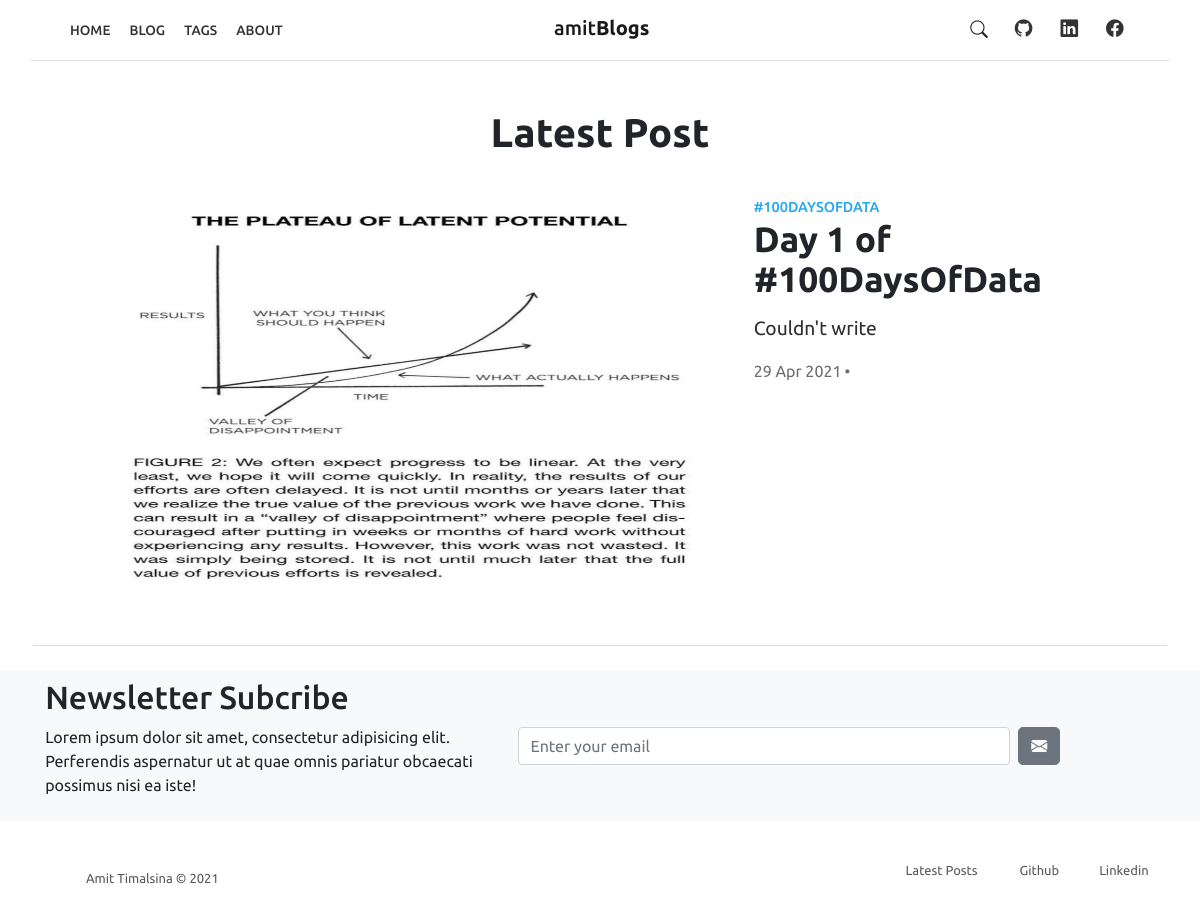
The page /blog/ on the database as committed earlier.
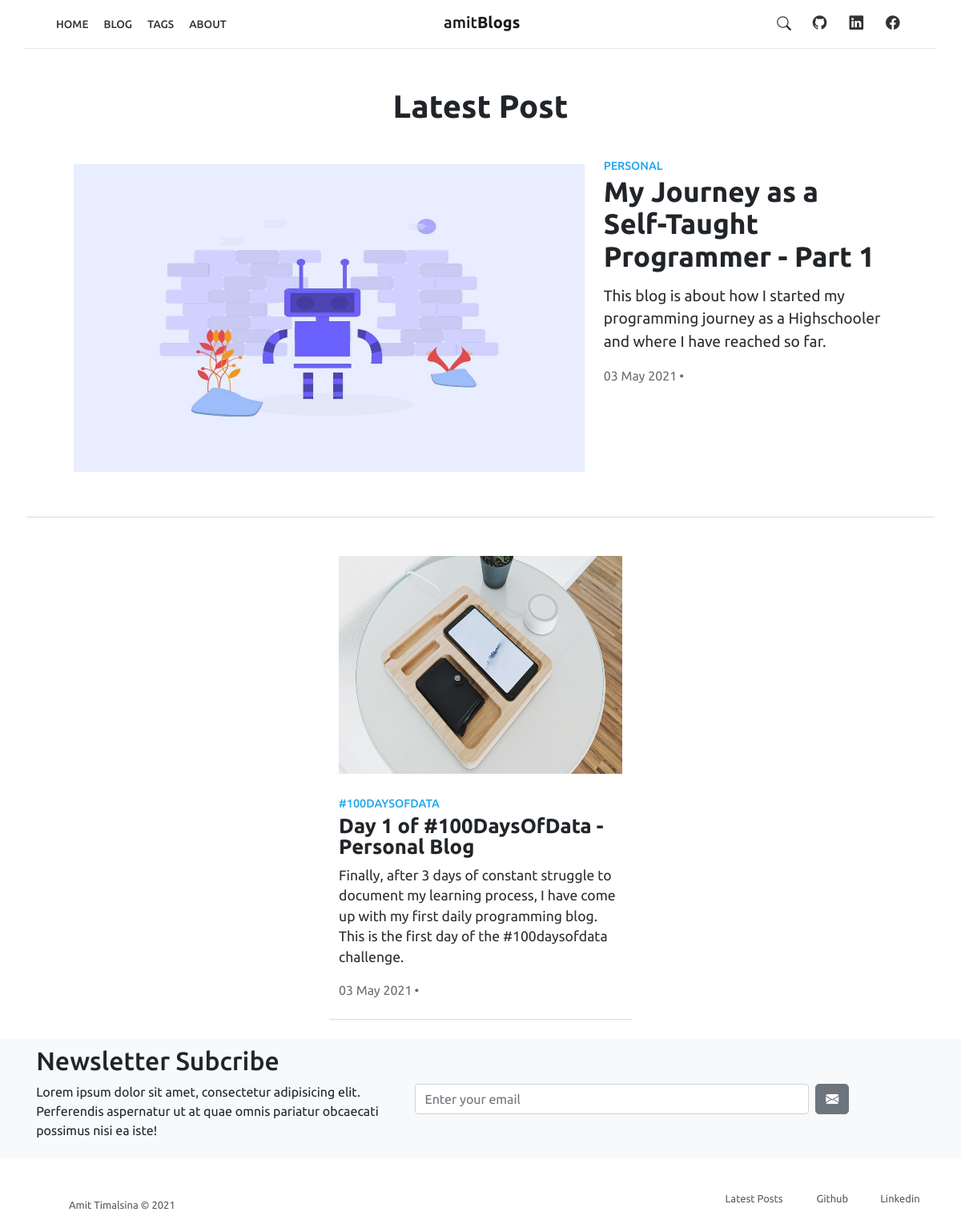
The same page on the database as committed later.
### blog/models.py (models this page shows, shortened)
class Post(models.Model):
    author = models.ForeignKey(User, on_delete=models.CASCADE, related_name='posts')
    headline = models.CharField(max_length=200)
    sub_headline = models.CharField(max_length=200, null=True, blank=True)
    thumbnail = models.ImageField(null=True, blank=True, upload_to='images', default='/images/placeholder.png')
    body = RichTextUploadingField(null=True, blank=True)
    created = models.DateTimeField(auto_now_add=True)
    active = models.BooleanField(default=False)
    featured = models.BooleanField(default=False)
    trending = models.BooleanField(default=False)
    latest = models.BooleanField(default=False)
    tags = models.ManyToManyField(Tag, null=True, blank=True)
    slug = models.SlugField(null=True, blank=True)
    class Meta:
        ordering = ['-created']

class Tag(models.Model):
    name = models.CharField(max_length=200)
    slug = models.SlugField(null=True, blank=True)
    class Meta:
        ordering = ['name']
    def __str__(self):
        return self.name

### blog/views.py (the view)
# urls.py: path('', views.posts, name='posts'),
def posts(request):
    posts = Post.objects.filter(active=True)
    trending_posts = Post.objects.filter(trending=True)
    myFilter = PostFilter(request.GET, queryset=posts)
    posts = myFilter.qs
    trending_posts = myFilter.qs
    page = request.GET.get('page')
    paginator = Paginator(posts, 5)
    try:
        posts = paginator.page(page)
    except PageNotAnInteger:
        posts = paginator.page(1)
    except EmptyPage:
        posts = paginator.page(paginator.num_pages)
    context = {'posts': posts, 'trending_posts': trending_posts, 'myFilter': myFilter}
    return render(request, 'blog/blog.html', context)

### blog/templatetags/readtime.py (called while the page is built)
def read(html):
    return readtime.of_html(html)

### blog/templates/blog/blog.html (shortened to what this page needs)
{% extends 'blog/main.html' %}
{% load static %}
{% load crispy_forms_tags %}
{% load readtime %}
{% block content %}
<div class="section pt-md-5">
    <div class="container">
        <div class="row justify-content-center">
            {% for post in posts reversed%}
            {% if post.latest %}
            <center>
            <h2 style="font-weight: 700; font-size: 40px; margin-bottom: 1em;">Latest Post</h2>
            </center>
            <div class="col-md-11 col-lg-12 pb-5" style="border-bottom: 1px solid rgba(0, 0, 0, 0.145);">
                <div class="row justify-content-center">
                    <div class="col-lg-7">
                        <div class="img-thumbnail py-2" style="object-position: center;">
                            <a href="{% url 'post' post.slug %}">
                                <img class="img-fluid" src="{{ post.thumbnail.url }}" style="height: 24em; width: 100%;">
                            </a>
                        </div>
                    </div>
                    <div class="col-lg-4 pb-3">
                        <div class="row">
                                {% for tag in post.tags.all|slice:":1" %}
                                <a class="tag" href="{% url 'tag' tag.slug %}">
                                {{tag}}
                                </a>
                                {% endfor %}
                        </div>
                        <div class="row">
                            <h2 class="post-card-title"><a href="{% url 'post' post.slug %}" style="text-decoration: none; color: inherit;">{{ post.headline }}</a></h1>
                        </div>
                        <div class="row">
                            <p class="post-card-text">
                                {{ post.sub_headline }}
                            </p>
                        </div>
                        <div class="row">
                            <span style="color: rgba(0, 0, 0, 0.576);">{{ post.created|date:"d M Y" }}<span style="padding: 3px;">•</span>{{ post.body|readtime }}</span>
                        </div>
                    </div>
                </div>
            </div>
            {% else %}
            <div class="col-md-6 col-lg-4 pt-5 pb-4" style="border-bottom: 1px solid rgba(0, 0, 0, 0.145);">
                <div class="post-entry d-block">
                    <div class="thumbnail pb-4">
                        <a href="{% url 'post' post.slug %}">
                            <img class="img-fluid" src="{{ post.thumbnail.url }}" alt="Image" style="height: 17em;">
                        </a>
                    </div>
                    <div class="content">
                        <div class="row">
                            <div class="col" style="padding-right: 0; margin-bottom: 0.2em;">
                                {% for tag in post.tags.all|slice:":1" %}
                                <a class="tag" href="{% url 'tag' tag.slug %}">
                                {{tag}}
                                </a>
                                {% endfor %}
                            </div>
                        </div>
                        <div class="row">
                            <h2 class="post-card-title" style="font-size: 1.6rem; line-height: 1em;"><a href="{% url 'post' post.slug %}" style="text-decoration: none; color: inherit;">{{ post.headline }}</a></h1>
                        </div>
                        <div class="row">
                            <p class="post-card-text" style="font-size: 1.1rem; line-height: 25.6px;">
                                {{ post.sub_headline }}
                            </p>
                        </div>
                        <div class="row">
                            <span style="color: rgba(0, 0, 0, 0.576);">{{ post.created|date:"d M Y" }}<span style="padding: 3px;">•</span>{{ post.body|readtime }}</span>
                        </div>
                    </div>
                </div>
            </div>
            {% endif %}
            {% empty %}
            <div class="col" style="text-align: center;">
                <h3>No posts found...</h3>
            </div>
            {% endfor %}
        </div>
    </div>
</div>
{% endblock content %}

### blog/templates/blog/main.html (shortened to what this page needs)
<!DOCTYPE html>
<html lang="en">
<head>
</head>
<body>
    {% include 'blog/navbar.html' %}
    {% block content %}{% endblock content %}
    <div class="site-section subscribe bg-light my-4 p-2">
        <div class="container">
            <form action="#" class="row align-items-center">
                <div class="col-md-5 mr-auto">
                    <h2>Newsletter Subcribe</h2>
                    <p>Lorem ipsum dolor sit amet, consectetur adipisicing elit. Perferendis aspernatur ut at quae omnis
                        pariatur obcaecati possimus nisi ea iste!</p>
                </div>
                <div class="col-md-6 ml-auto">
                    <div class="d-flex">
                        <input type="email" class="form-control" placeholder="Enter your email">
                        <button type="submit" class="btn btn-secondary ms-2 rounded-3"><i class="bi bi-envelope-fill"></i></button>
                    </div>
                </div>
            </form>
        </div>
    </div>
    <div class="container pt-3 pb-5">
        <div class="footer row" style="margin-left: 1.8rem; font-size: 13px; color: rgba(0, 0, 0, 0.65);">
          <div class="col-12 col-md-9">
              <p class="my-2">Amit Timalsina &copy 2021</p>
          </div>
          <div class="col">
            <div class="row">
                <div class="col-auto col-md-5"><a  href="{% url 'posts' %}" class="custom1"
                    style="color: rgba(0, 0, 0, 0.65); text-decoration: none;">Latest Posts</a></div>
                <div class="col"><a target="_blank" href="https://github.com/amit-timalsina" class="custom1"
                    style="color: rgba(0, 0, 0, 0.65); text-decoration: none;">Github</a></div>
                <div class="col"><a target="_blank" href="https://www.linkedin.com/in/amittimalsina/" class="custom1"
                    style="color: rgba(0, 0, 0, 0.65); text-decoration: none;">Linkedin</a></div>
              </div>
          </div>
      </div>
      </div>
</body>
</html>

### blog/templates/blog/navbar.html (shortened to what this page needs)
<!DOCTYPE html>
{% load static %}
<html lang="en">
<head>
    <link rel="stylesheet" href="https://cdn.jsdelivr.net/npm/bootstrap-icons@1.4.1/font/bootstrap-icons.css">
    <link rel="stylesheet" type="text/css" href="{% static 'css/bootstrap.css' %}">
</head>
<body>
    <div class="container" style="border-bottom: 1px solid rgba(0, 0, 0, 0.1);">
        <nav class="navbar navbar-expand-lg navbar-light bg-white">
            <div class="container-fluid justify-content-between">
                <ul class="navbar-nav flex-row d-none d-md-flex">
                    <li class="nav-item">
                        <a class="nav-link" style="padding: 0.5rem 0.6rem" href="{% url 'home' %}">Home</a>
                    </li>
                    <li class="nav-item">
                        <a class="nav-link" style="padding: 0.5rem 0.6rem" href="{% url 'posts' %}">Blog</a>
                    </li>
                    <li class="nav-item">
                        <a class="nav-link" style="padding: 0.5rem 0.6rem" href="{% url 'tags' %}">tags</a>
                    </li>
                    <li class="nav-item">
                        <a class="nav-link" style="padding: 0.5rem 0.6rem" href="{% url 'about' %}">about</a>
                    </li>
                </ul>
              <div class="d-md-flex">
                <a class="navbar-brand ms-0 me-5 mb-1 d-flex align-items-center" href="#">
                    amit<span style="font-weight: bold;">Blogs</span>
                </a>
              </div>
              <ul class="navbar-nav flex-row d-none d-md-flex">
                <li class="nav-item me-3 me-lg-1 list-unstyled active">
                    <button type="button" class="btn fs-5" data-bs-toggle="modal" data-bs-target="#exampleModal" style="padding: 0.5rem 1rem; padding-left: 10px; padding-right: 10px;">
                        <i class="bi bi-search"></i>
                    </button>
                </li>
                <li class="nav-item me-3 me-lg-1 list-unstyled">
                    <a class="nav-link fs-5" target="_blank" href="#">
                        <span><i class="bi bi-github"></i></span>
                    </a>
                </li>
                <li class="nav-item me-3 me-lg-1 list-unstyled">
                    <a class="nav-link fs-5" target="_blank" href="#">
                        <span><i class="bi bi-linkedin"></i></span>
                    </a>
                </li>
                <li class="nav-item me-3 me-lg-1 list-unstyled">
                    <a class="nav-link fs-5" target="_blank" href="#">
                        <span><i class="bi bi-facebook"></i></span>
                    </a>
                </li>
              </ul>
            </div>
          </nav>
    </div>
</body>
</html>

Rows that differ between the two databases and show on the page:
removed Post: thumbnail (picture), headline "Day 1 of #100DaysOfData", sub_headline "Couldn't write", created "29 Apr 2021", Tag (name "#100DAYSOFDATA")
added Post: thumbnail (picture), headline "My Journey as a Self-Taught Programmer - Part 1", sub_headline "This blog is about how I started my programming journey as a Highschooler and where I have reached so far.", created "03 May 2021"
added Tag: name "PERSONAL", shown under Post "My Journey as a Self-Taught Programmer - Part 1"
added Post: thumbnail (picture), headline "Day 1 of #100DaysOfData - Personal Blog", sub_headline "Finally, after 3 days of constant struggle to document my learning process, I have come up with my first daily programming blog. This is the first day of the #100daysofdata challenge.", created "03 May 2021", Tag (name "#100DAYSOFDATA")
